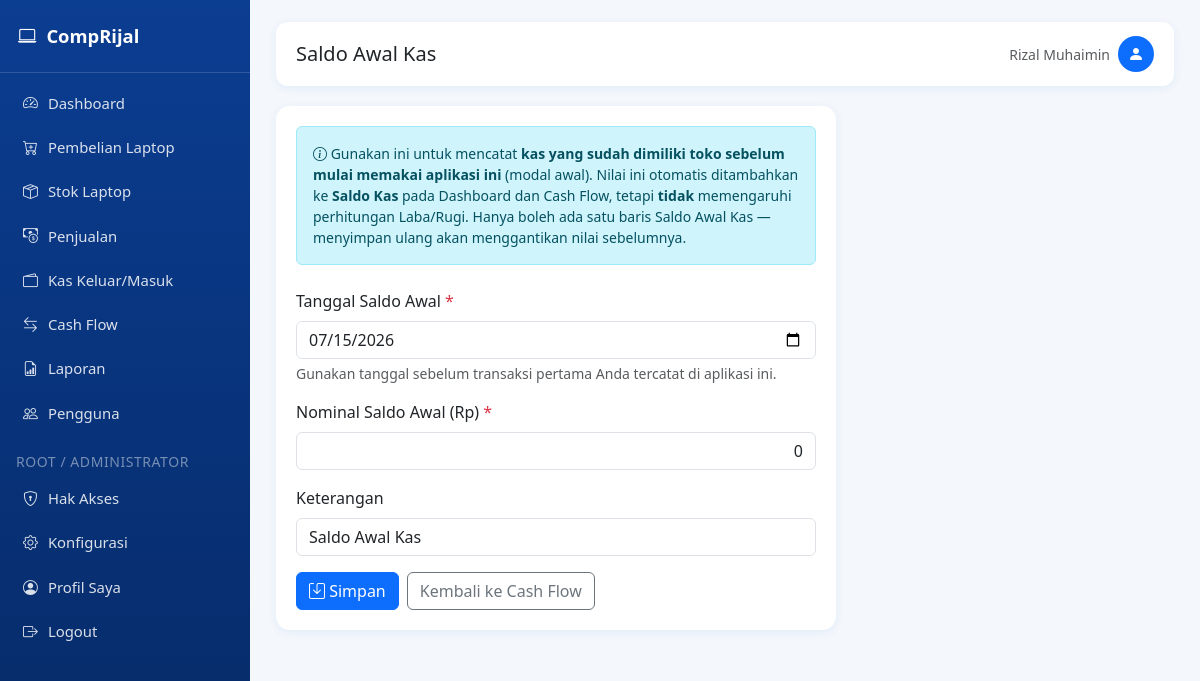
The app's page /cashflow/saldo-awal (signed in), older data.
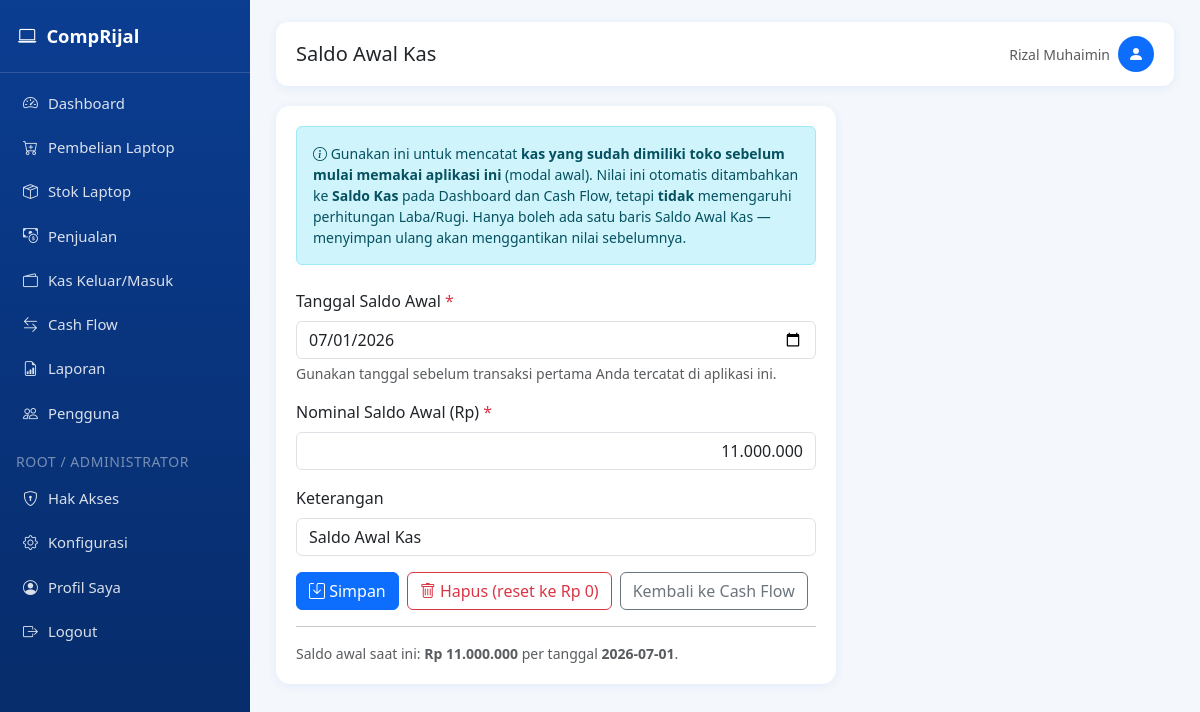
The same page, newer data.
### tables this page shows
CREATE TABLE cashflow (
            id INTEGER PRIMARY KEY AUTOINCREMENT,
            tanggal TEXT NOT NULL,
            keterangan TEXT,
            tipe TEXT NOT NULL,
            nominal REAL DEFAULT 0,
            ref_type TEXT,
            ref_id INTEGER,
            created_at TEXT DEFAULT CURRENT_TIMESTAMP
        );

### app.py (the view, shortened to what this page needs)
@app.route("/cashflow/saldo-awal", methods=["GET", "POST"])
@page_required("cashflow")
def saldo_awal_kas():
    conn = get_db_connection()
    row = conn.execute(
        """
        SELECT *
        FROM cashflow
        WHERE ref_type='saldo_awal_kas'
        LIMIT 1
        """
    ).fetchone()
    conn.close()
    return render_template(
        "saldo_awal.html",
        row=row
    )

### app.py (called while the page is built)
def page_required(page_key):
    def wrapper(f):
        @wraps(f)
        def decorated(*args, **kwargs):
            if "user_id" not in session:
                flash("Silakan login terlebih dahulu.", "warning")
                return redirect(url_for("login"))
            if not has_page_access(session["user_id"], session.get("role"), page_key):
                flash("Anda tidak memiliki hak akses ke halaman ini. Hubungi administrator.", "danger")
                return redirect(url_for("dashboard"))
            return f(*args, **kwargs)
        return decorated
    return wrapper

def can_access_page(page_key: str) -> bool:
    if "user_id" not in session:
        return False
    if page_key in {"konfigurasi", "hak_akses"}:
        return session.get("role") in ("root", "administrator")
    return has_page_access(session["user_id"], session.get("role"), page_key)

@app.context_processor
def inject_globals():
    return {
        "rp": reports.rp,
        "current_year": datetime.now().year,
        "now_date": datetime.now().strftime("%Y-%m-%d"),
        "app_settings": get_all_settings(),
        "can_access_page": can_access_page,
    }

### templates/saldo_awal.html (shortened to what this page needs)
{% extends "base.html" %}
{% block page_title %}Saldo Awal Kas{% endblock %}
{% block content %}
<div class="card-panel" style="max-width:560px;">
    <div class="alert alert-info small mb-4">
        <i class="bi bi-info-circle"></i>
        Gunakan ini untuk mencatat <b>kas yang sudah dimiliki toko sebelum mulai memakai
        aplikasi ini</b> (modal awal). Nilai ini otomatis ditambahkan ke <b>Saldo Kas</b> pada
        Dashboard dan Cash Flow, tetapi <b>tidak</b> memengaruhi perhitungan Laba/Rugi.
        Hanya boleh ada satu baris Saldo Awal Kas &mdash; menyimpan ulang akan
        menggantikan nilai sebelumnya.
    </div>
    <form method="POST">
        <div class="mb-3">
            <label class="form-label">Tanggal Saldo Awal <span class="text-danger">*</span></label>
            <input type="date" name="tanggal" class="form-control" required
                   value="{{ row.tanggal if row else now_date }}">
            <div class="form-text">Gunakan tanggal sebelum transaksi pertama Anda tercatat di aplikasi ini.</div>
        </div>
        <div class="mb-3">
            <label class="form-label">Nominal Saldo Awal (Rp) <span class="text-danger">*</span></label>
        <input type="text"
                name="nominal"
                class="form-control input-rupiah"
                required
                value="{{ row.nominal|int if row else 0 }}">
        </div>
        <div class="mb-3">
            <label class="form-label">Keterangan</label>
            <input type="text" name="keterangan" class="form-control"
                   value="{{ row.keterangan if row else 'Saldo Awal Kas' }}">
        </div>
        <div class="d-flex gap-2">
            <button type="submit" class="btn btn-primary"><i class="bi bi-save"></i> Simpan</button>
            {% if row %}
            <form method="POST" action="{{ url_for('saldo_awal_kas_hapus') }}" onsubmit="return confirmDelete(this)">
                <button class="btn btn-outline-danger"><i class="bi bi-trash"></i> Hapus (reset ke Rp 0)</button>
            </form>
            {% endif %}
            <a href="{{ url_for('cashflow_view') }}" class="btn btn-outline-secondary">Kembali ke Cash Flow</a>
        </div>
    </form>
    {% if row %}
    <hr>
    <p class="text-muted small mb-0">
        Saldo awal saat ini: <b>{{ rp(row.nominal) }}</b> per tanggal <b>{{ row.tanggal }}</b>.
    </p>
    {% endif %}
</div>
{% endblock %}

Row changes from the older to the newer data that the page shows:
added cashflow: tanggal "07/01/2026", nominal "11.000.000", keterangan "Saldo Awal Kas", nominal "Rp 11.000.000", tanggal "2026-07-01"
Text that changed along with them:
form field tanggal: "07/15/2026" → (not shown)
form field nominal: "0" → (not shown)
form field keterangan: "Saldo Awal Kas" → (not shown)
text now shown: "Hapus (reset ke Rp 0) Saldo awal saat ini: per tanggal ."
